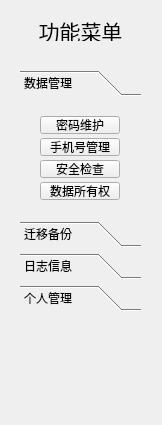
<?xml version="1.0" encoding="UTF-8"?>
<ui version="4.0">
    <class>FunctionMenuForm</class>
    <widget class="QWidget" name="FunctionMenuForm">
        <property name="geometry">
            <rect>
                <x>0</x>
                <y>0</y>
                <width>162</width>
                <height>425</height>
            </rect>
        </property>
        <property name="windowTitle">
            <string>Form</string>
        </property>
        <widget class="QLabel" name="labelTitle">
            <property name="geometry">
                <rect>
                    <x>30</x>
                    <y>20</y>
                    <width>101</width>
                    <height>21</height>
                </rect>
            </property>
            <property name="font">
                <font>
                    <family>站酷酷黑</family>
                    <pointsize>16</pointsize>
                </font>
            </property>
            <property name="text">
                <string>功能菜单</string>
            </property>
            <property name="alignment">
                <set>Qt::AlignmentFlag::AlignCenter</set>
            </property>
        </widget>
        <widget class="QToolBox" name="toolBox">
            <property name="geometry">
                <rect>
                    <x>20</x>
                    <y>70</y>
                    <width>121</width>
                    <height>241</height>
                </rect>
            </property>
            <property name="currentIndex">
                <number>0</number>
            </property>
            <widget class="QWidget" name="pageDataMgr">
                <property name="geometry">
                    <rect>
                        <x>0</x>
                        <y>0</y>
                        <width>121</width>
                        <height>145</height>
                    </rect>
                </property>
                <attribute name="label">
                    <string>数据管理</string>
                </attribute>
                <widget class="QPushButton" name="pBtnPwd">
                    <property name="geometry">
                        <rect>
                            <x>20</x>
                            <y>14</y>
                            <width>80</width>
                            <height>18</height>
                        </rect>
                    </property>
                    <property name="text">
                        <string>密码维护</string>
                    </property>
                </widget>
                <widget class="QPushButton" name="pBtnTele">
                    <property name="geometry">
                        <rect>
                            <x>20</x>
                            <y>36</y>
                            <width>80</width>
                            <height>18</height>
                        </rect>
                    </property>
                    <property name="text">
                        <string>手机号管理</string>
                    </property>
                </widget>
                <widget class="QPushButton" name="pBtnCheck">
                    <property name="geometry">
                        <rect>
                            <x>20</x>
                            <y>58</y>
                            <width>80</width>
                            <height>18</height>
                        </rect>
                    </property>
                    <property name="text">
                        <string>安全检查</string>
                    </property>
                </widget>
                <widget class="QPushButton" name="pBtnOwner">
                    <property name="geometry">
                        <rect>
                            <x>20</x>
                            <y>80</y>
                            <width>80</width>
                            <height>18</height>
                        </rect>
                    </property>
                    <property name="text">
                        <string>数据所有权</string>
                    </property>
                </widget>
            </widget>
            <widget class="QWidget" name="pageIO">
                <property name="geometry">
                    <rect>
                        <x>0</x>
                        <y>0</y>
                        <width>121</width>
                        <height>145</height>
                    </rect>
                </property>
                <attribute name="label">
                    <string>迁移备份</string>
                </attribute>
                <widget class="QPushButton" name="pBtnOut">
                    <property name="geometry">
                        <rect>
                            <x>20</x>
                            <y>8</y>
                            <width>80</width>
                            <height>18</height>
                        </rect>
                    </property>
                    <property name="text">
                        <string>数据导出</string>
                    </property>
                </widget>
                <widget class="QPushButton" name="pBtnIn">
                    <property name="geometry">
                        <rect>
                            <x>20</x>
                            <y>30</y>
                            <width>80</width>
                            <height>18</height>
                        </rect>
                    </property>
                    <property name="text">
                        <string>数据导入</string>
                    </property>
                </widget>
            </widget>
            <widget class="QWidget" name="pageLog">
                <property name="geometry">
                    <rect>
                        <x>0</x>
                        <y>0</y>
                        <width>121</width>
                        <height>145</height>
                    </rect>
                </property>
                <attribute name="label">
                    <string>日志信息</string>
                </attribute>
                <widget class="QPushButton" name="pBtnLogLogin">
                    <property name="geometry">
                        <rect>
                            <x>20</x>
                            <y>18</y>
                            <width>80</width>
                            <height>18</height>
                        </rect>
                    </property>
                    <property name="text">
                        <string>登录日志</string>
                    </property>
                </widget>
                <widget class="QPushButton" name="pBtnLogHandle">
                    <property name="geometry">
                        <rect>
                            <x>20</x>
                            <y>40</y>
                            <width>80</width>
                            <height>18</height>
                        </rect>
                    </property>
                    <property name="text">
                        <string>操作日志</string>
                    </property>
                </widget>
            </widget>
            <widget class="QWidget" name="pagePersonal">
                <property name="geometry">
                    <rect>
                        <x>0</x>
                        <y>0</y>
                        <width>121</width>
                        <height>145</height>
                    </rect>
                </property>
                <attribute name="label">
                    <string>个人管理</string>
                </attribute>
                <widget class="QPushButton" name="pBtnEditPersonal">
                    <property name="geometry">
                        <rect>
                            <x>20</x>
                            <y>26</y>
                            <width>80</width>
                            <height>18</height>
                        </rect>
                    </property>
                    <property name="text">
                        <string>编辑资料</string>
                    </property>
                </widget>
                <widget class="QPushButton" name="pBtnCancelUser">
                    <property name="geometry">
                        <rect>
                            <x>20</x>
                            <y>48</y>
                            <width>80</width>
                            <height>18</height>
                        </rect>
                    </property>
                    <property name="text">
                        <string>注销账号</string>
                    </property>
                </widget>
                <widget class="QPushButton" name="pBtnExit">
                    <property name="geometry">
                        <rect>
                            <x>20</x>
                            <y>70</y>
                            <width>80</width>
                            <height>18</height>
                        </rect>
                    </property>
                    <property name="styleSheet">
                        <string notr="true">background-color: red;</string>
                    </property>
                    <property name="text">
                        <string>退出登录</string>
                    </property>
                </widget>
            </widget>
        </widget>
    </widget>
    <resources/>
    <connections/>
</ui>
